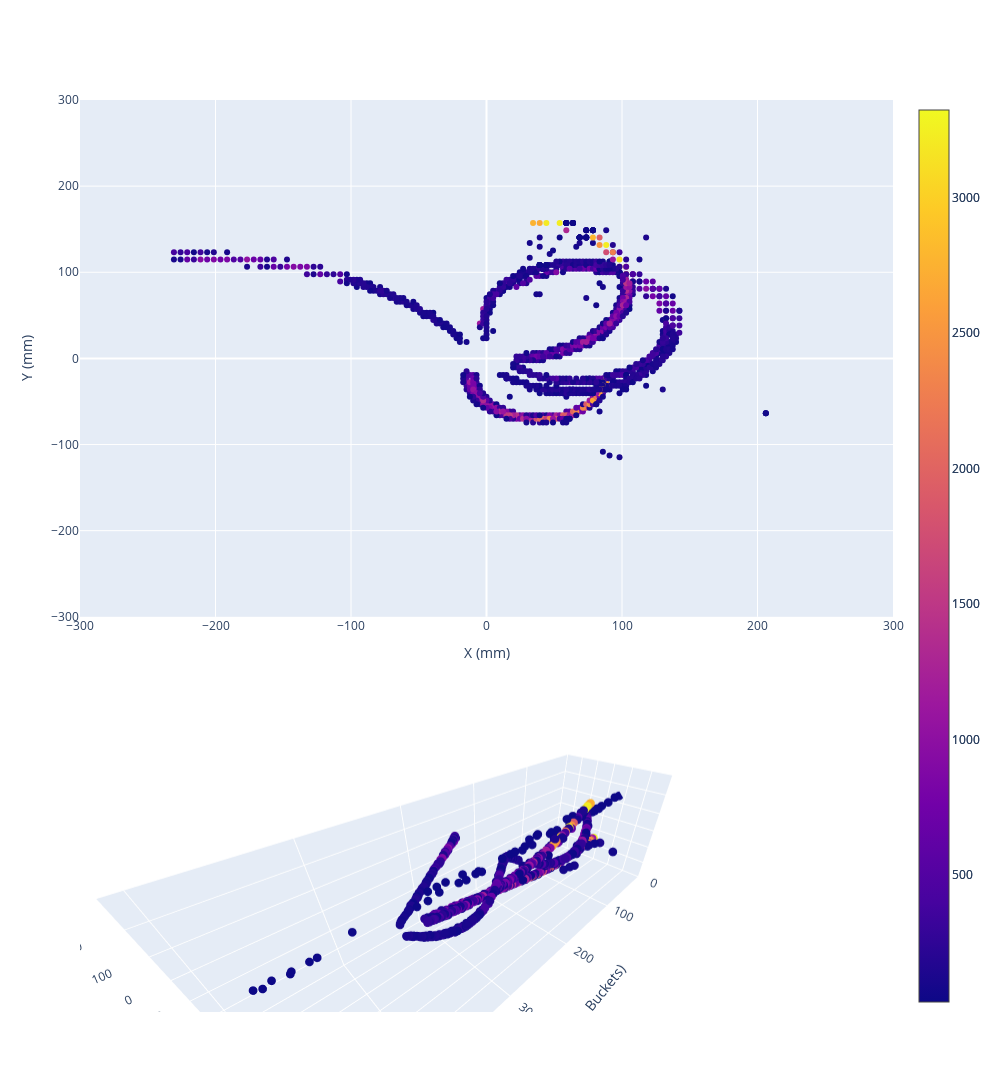

Write notebook code for a chart like this one.
### Code cell
# Make point cloud
cloud = PointCloud()

# Do the electric field correction if requested
corrector = None
if det_params.do_garfield_correction is True:
    corrector = create_electron_corrector(correction_path)

cloud.load_cloud_from_get_event(event, pad_map)
hover_text = [f"Pad ID: {int(point[5])}" for point in cloud.cloud] # We'll use this later

fig = make_subplots(2, 1, row_heights=[0.66, 0.33], specs=[[{"type": "xy"}], [{"type": "scene"}]])
fig.add_trace(
    go.Scatter3d(
        x=cloud.cloud[:, 2], 
        y=cloud.cloud[:, 0], 
        z=cloud.cloud[:, 1], 
        mode="markers",
        text = hover_text,
        hovertemplate="X: %{y:.2f}<br>Y: %{z:.2f}<br>Z: %{x:.2f}<br>%{text}",
        marker= {
            "size": 3, 
            "color": cloud.cloud[:, 3], 
            "showscale": True
            }, 
        name="Point Cloud"
    ),
    row=2,
    col=1
)
fig.add_trace(
    go.Scatter(
        x=cloud.cloud[:, 0], 
        y=cloud.cloud[:, 1], 
        mode="markers",
        text = hover_text,
        hovertemplate="X: %{x:.2f}<br>Y: %{y:.2f}<br>%{text}",
        marker= {
            "color": cloud.cloud[:, 3], 
            "showscale": True
        }, 
        name="XY Projection"),
    row=1,
    col=1
)
fig.update_layout(
    xaxis_title = "X (mm)",
    yaxis_title = "Y (mm)",
    xaxis_range=[-300.0, 300.0],
    yaxis_range=[-300.0, 300.0],
    scene = {
        "xaxis_title": "Z (Time Buckets)",
        "yaxis_title": "X (mm)",
        "zaxis_title": "Y (mm)",
        "aspectratio": {
            "x": 3.3,
            "y": 1.0,
            "z": 1.0
        },
        "xaxis_range": [0.0, 512.0],
        "yaxis_range": [-300.0, 300.0],
        "zaxis_range": [-300.0, 300.0],
    },
    width = 1000,
    height = 1500,
    showlegend=False
)
fig.show()

### Figure 1 — Plotly figure (JSON) as saved in the notebook; plotly's stock layout.template omitted (floating-point values rounded to 4 significant figures; data arrays with more than 128 entries replaced by an {"elided": "..."} marker saying what was removed)
{"data": [{"hovertemplate": "X: %{y:.2f}<br>Y: %{z:.2f}<br>Z: %{x:.2f}<br>%{text}", "marker": {"color": {"elided": "967 int values"}, "showscale": true, "size": 3}, "mode": "markers", "name": "Point Cloud", "scene": "scene", "text": {"elided": "967 str values"}, "type": "scatter3d", "x": {"elided": "967 float values"}, "y": {"elided": "967 float values"}, "z": {"elided": "967 float values"}}, {"hovertemplate": "X: %{x:.2f}<br>Y: %{y:.2f}<br>%{text}", "marker": {"color": {"elided": "967 int values"}, "showscale": true}, "mode": "markers", "name": "XY Projection", "text": {"elided": "967 str values"}, "type": "scatter", "x": {"elided": "967 float values"}, "xaxis": "x", "y": {"elided": "967 float values"}, "yaxis": "y"}], "layout": {"height": 1500, "scene": {"aspectratio": {"x": 3.3, "y": 1, "z": 1}, "domain": {"x": [0, 1], "y": [0, 0.2833]}, "xaxis": {"range": [0, 512], "title": {"text": "Z (Time Buckets)"}}, "yaxis": {"range": [-300, 300], "title": {"text": "X (mm)"}}, "zaxis": {"range": [-300, 300], "title": {"text": "Y (mm)"}}}, "showlegend": false, "width": 1000, "xaxis": {"anchor": "y", "domain": [0, 1], "range": [-300, 300], "title": {"text": "X (mm)"}}, "yaxis": {"anchor": "x", "domain": [0.4333, 1], "range": [-300, 300], "title": {"text": "Y (mm)"}}}}
